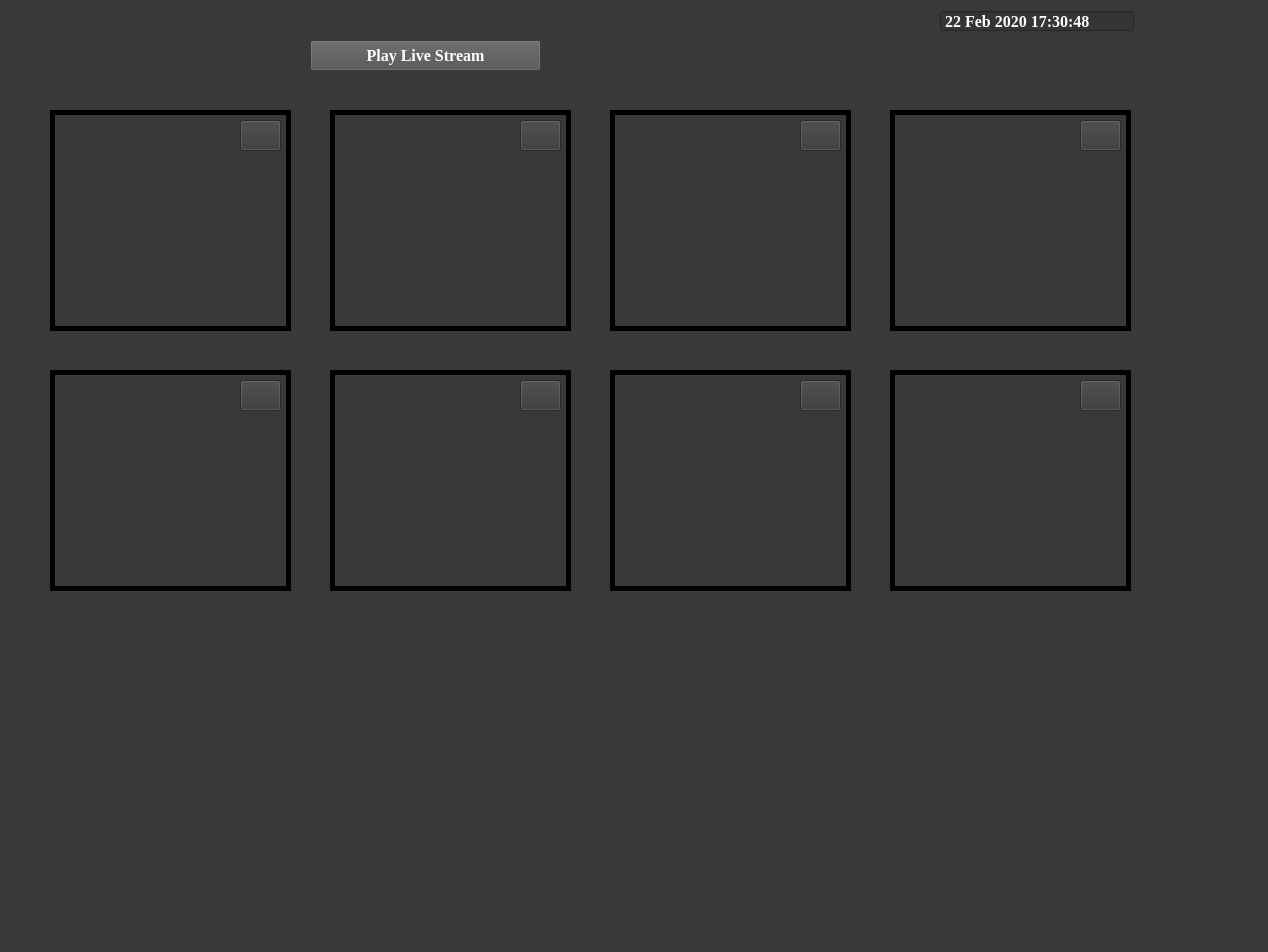
<?xml version="1.0" encoding="UTF-8"?>
<ui version="4.0">
 <class>MainWindow</class>
 <widget class="QMainWindow" name="MainWindow">
  <property name="geometry">
   <rect>
    <x>0</x>
    <y>0</y>
    <width>1268</width>
    <height>952</height>
   </rect>
  </property>
  <property name="windowTitle">
   <string>MainWindow</string>
  </property>
  <property name="autoFillBackground">
   <bool>false</bool>
  </property>
  <property name="styleSheet">
   <string notr="true">background-color: rgb(57, 57, 57);</string>
  </property>
  <widget class="QWidget" name="centralwidget">
   <widget class="QLabel" name="label">
    <property name="geometry">
     <rect>
      <x>50</x>
      <y>110</y>
      <width>241</width>
      <height>221</height>
     </rect>
    </property>
    <property name="styleSheet">
     <string notr="true">frame-color: rgb(255, 0, 0);</string>
    </property>
    <property name="frameShape">
     <enum>QFrame::Box</enum>
    </property>
    <property name="lineWidth">
     <number>5</number>
    </property>
    <property name="text">
     <string/>
    </property>
    <property name="pixmap">
     <pixmap>images (1).jpg</pixmap>
    </property>
    <property name="scaledContents">
     <bool>true</bool>
    </property>
   </widget>
   <widget class="QLabel" name="label_2">
    <property name="geometry">
     <rect>
      <x>330</x>
      <y>110</y>
      <width>241</width>
      <height>221</height>
     </rect>
    </property>
    <property name="frameShape">
     <enum>QFrame::Box</enum>
    </property>
    <property name="lineWidth">
     <number>5</number>
    </property>
    <property name="text">
     <string/>
    </property>
    <property name="pixmap">
     <pixmap>images (2).jpg</pixmap>
    </property>
    <property name="scaledContents">
     <bool>true</bool>
    </property>
   </widget>
   <widget class="QLabel" name="label_3">
    <property name="geometry">
     <rect>
      <x>610</x>
      <y>110</y>
      <width>241</width>
      <height>221</height>
     </rect>
    </property>
    <property name="frameShape">
     <enum>QFrame::Box</enum>
    </property>
    <property name="lineWidth">
     <number>5</number>
    </property>
    <property name="text">
     <string/>
    </property>
    <property name="pixmap">
     <pixmap>mon2.jpg</pixmap>
    </property>
    <property name="scaledContents">
     <bool>true</bool>
    </property>
   </widget>
   <widget class="QLabel" name="label_5">
    <property name="geometry">
     <rect>
      <x>330</x>
      <y>370</y>
      <width>241</width>
      <height>221</height>
     </rect>
    </property>
    <property name="frameShape">
     <enum>QFrame::Box</enum>
    </property>
    <property name="lineWidth">
     <number>5</number>
    </property>
    <property name="text">
     <string/>
    </property>
    <property name="pixmap">
     <pixmap>mon4.jpg</pixmap>
    </property>
    <property name="scaledContents">
     <bool>true</bool>
    </property>
   </widget>
   <widget class="QLabel" name="label_6">
    <property name="geometry">
     <rect>
      <x>610</x>
      <y>370</y>
      <width>241</width>
      <height>221</height>
     </rect>
    </property>
    <property name="frameShape">
     <enum>QFrame::Box</enum>
    </property>
    <property name="lineWidth">
     <number>5</number>
    </property>
    <property name="text">
     <string/>
    </property>
    <property name="pixmap">
     <pixmap>mon5.jpg</pixmap>
    </property>
    <property name="scaledContents">
     <bool>true</bool>
    </property>
   </widget>
   <widget class="QLabel" name="label_8">
    <property name="geometry">
     <rect>
      <x>50</x>
      <y>370</y>
      <width>241</width>
      <height>221</height>
     </rect>
    </property>
    <property name="frameShape">
     <enum>QFrame::Box</enum>
    </property>
    <property name="lineWidth">
     <number>5</number>
    </property>
    <property name="text">
     <string/>
    </property>
    <property name="pixmap">
     <pixmap>mon7.jpg</pixmap>
    </property>
    <property name="scaledContents">
     <bool>true</bool>
    </property>
   </widget>
   <widget class="QPushButton" name="pushButton">
    <property name="geometry">
     <rect>
      <x>310</x>
      <y>40</y>
      <width>231</width>
      <height>31</height>
     </rect>
    </property>
    <property name="font">
     <font>
      <family>Times New Roman</family>
      <pointsize>12</pointsize>
      <weight>75</weight>
      <bold>true</bold>
     </font>
    </property>
    <property name="styleSheet">
     <string notr="true">color: rgb(255, 255, 255);
background-color: rgb(81, 81, 81);</string>
    </property>
    <property name="text">
     <string>Play Live Stream</string>
    </property>
   </widget>
   <widget class="QDateTimeEdit" name="dateTimeEdit">
    <property name="enabled">
     <bool>false</bool>
    </property>
    <property name="geometry">
     <rect>
      <x>940</x>
      <y>10</y>
      <width>194</width>
      <height>22</height>
     </rect>
    </property>
    <property name="font">
     <font>
      <family>Times New Roman</family>
      <pointsize>12</pointsize>
      <weight>75</weight>
      <bold>true</bold>
     </font>
    </property>
    <property name="styleSheet">
     <string notr="true">background-color: rgb(53, 53, 53);
color: rgb(255, 255, 255);</string>
    </property>
    <property name="buttonSymbols">
     <enum>QAbstractSpinBox::NoButtons</enum>
    </property>
    <property name="dateTime">
     <datetime>
      <hour>17</hour>
      <minute>30</minute>
      <second>48</second>
      <year>2020</year>
      <month>2</month>
      <day>22</day>
     </datetime>
    </property>
   </widget>
   <widget class="QToolButton" name="toolButton">
    <property name="geometry">
     <rect>
      <x>240</x>
      <y>120</y>
      <width>41</width>
      <height>31</height>
     </rect>
    </property>
    <property name="text">
     <string/>
    </property>
    <property name="icon">
     <iconset>
      <normaloff>change.png</normaloff>change.png</iconset>
    </property>
    <property name="iconSize">
     <size>
      <width>55</width>
      <height>55</height>
     </size>
    </property>
   </widget>
   <widget class="QToolButton" name="toolButton_2">
    <property name="geometry">
     <rect>
      <x>520</x>
      <y>120</y>
      <width>41</width>
      <height>31</height>
     </rect>
    </property>
    <property name="text">
     <string/>
    </property>
    <property name="icon">
     <iconset>
      <normaloff>change.png</normaloff>change.png</iconset>
    </property>
    <property name="iconSize">
     <size>
      <width>55</width>
      <height>55</height>
     </size>
    </property>
   </widget>
   <widget class="QToolButton" name="toolButton_3">
    <property name="geometry">
     <rect>
      <x>800</x>
      <y>120</y>
      <width>41</width>
      <height>31</height>
     </rect>
    </property>
    <property name="text">
     <string/>
    </property>
    <property name="icon">
     <iconset>
      <normaloff>change.png</normaloff>change.png</iconset>
    </property>
    <property name="iconSize">
     <size>
      <width>55</width>
      <height>55</height>
     </size>
    </property>
   </widget>
   <widget class="QToolButton" name="toolButton_4">
    <property name="geometry">
     <rect>
      <x>240</x>
      <y>380</y>
      <width>41</width>
      <height>31</height>
     </rect>
    </property>
    <property name="text">
     <string/>
    </property>
    <property name="icon">
     <iconset>
      <normaloff>change.png</normaloff>change.png</iconset>
    </property>
    <property name="iconSize">
     <size>
      <width>55</width>
      <height>55</height>
     </size>
    </property>
   </widget>
   <widget class="QToolButton" name="toolButton_5">
    <property name="geometry">
     <rect>
      <x>520</x>
      <y>380</y>
      <width>41</width>
      <height>31</height>
     </rect>
    </property>
    <property name="text">
     <string/>
    </property>
    <property name="icon">
     <iconset>
      <normaloff>change.png</normaloff>change.png</iconset>
    </property>
    <property name="iconSize">
     <size>
      <width>55</width>
      <height>55</height>
     </size>
    </property>
   </widget>
   <widget class="QToolButton" name="toolButton_6">
    <property name="geometry">
     <rect>
      <x>800</x>
      <y>380</y>
      <width>41</width>
      <height>31</height>
     </rect>
    </property>
    <property name="text">
     <string/>
    </property>
    <property name="icon">
     <iconset>
      <normaloff>change.png</normaloff>change.png</iconset>
    </property>
    <property name="iconSize">
     <size>
      <width>55</width>
      <height>55</height>
     </size>
    </property>
   </widget>
   <widget class="QToolButton" name="toolButton_8">
    <property name="geometry">
     <rect>
      <x>1080</x>
      <y>380</y>
      <width>41</width>
      <height>31</height>
     </rect>
    </property>
    <property name="text">
     <string/>
    </property>
    <property name="icon">
     <iconset>
      <normaloff>change.png</normaloff>change.png</iconset>
    </property>
    <property name="iconSize">
     <size>
      <width>55</width>
      <height>55</height>
     </size>
    </property>
   </widget>
   <widget class="QToolButton" name="toolButton_7">
    <property name="geometry">
     <rect>
      <x>1080</x>
      <y>120</y>
      <width>41</width>
      <height>31</height>
     </rect>
    </property>
    <property name="text">
     <string/>
    </property>
    <property name="icon">
     <iconset>
      <normaloff>change.png</normaloff>change.png</iconset>
    </property>
    <property name="iconSize">
     <size>
      <width>55</width>
      <height>55</height>
     </size>
    </property>
   </widget>
   <widget class="QLabel" name="label_7">
    <property name="geometry">
     <rect>
      <x>890</x>
      <y>110</y>
      <width>241</width>
      <height>221</height>
     </rect>
    </property>
    <property name="frameShape">
     <enum>QFrame::Box</enum>
    </property>
    <property name="lineWidth">
     <number>5</number>
    </property>
    <property name="text">
     <string/>
    </property>
    <property name="pixmap">
     <pixmap>mon6.jpg</pixmap>
    </property>
    <property name="scaledContents">
     <bool>true</bool>
    </property>
   </widget>
   <widget class="QToolButton" name="toolButton_10">
    <property name="geometry">
     <rect>
      <x>1080</x>
      <y>380</y>
      <width>41</width>
      <height>31</height>
     </rect>
    </property>
    <property name="text">
     <string/>
    </property>
    <property name="icon">
     <iconset>
      <normaloff>change.png</normaloff>change.png</iconset>
    </property>
    <property name="iconSize">
     <size>
      <width>55</width>
      <height>55</height>
     </size>
    </property>
   </widget>
   <widget class="QLabel" name="label_10">
    <property name="geometry">
     <rect>
      <x>890</x>
      <y>370</y>
      <width>241</width>
      <height>221</height>
     </rect>
    </property>
    <property name="frameShape">
     <enum>QFrame::Box</enum>
    </property>
    <property name="lineWidth">
     <number>5</number>
    </property>
    <property name="text">
     <string/>
    </property>
    <property name="pixmap">
     <pixmap>mon8.jpg</pixmap>
    </property>
    <property name="scaledContents">
     <bool>true</bool>
    </property>
   </widget>
   <zorder>label</zorder>
   <zorder>label_2</zorder>
   <zorder>label_3</zorder>
   <zorder>label_5</zorder>
   <zorder>label_6</zorder>
   <zorder>label_8</zorder>
   <zorder>pushButton</zorder>
   <zorder>dateTimeEdit</zorder>
   <zorder>toolButton</zorder>
   <zorder>toolButton_2</zorder>
   <zorder>toolButton_3</zorder>
   <zorder>toolButton_4</zorder>
   <zorder>toolButton_5</zorder>
   <zorder>toolButton_6</zorder>
   <zorder>label_7</zorder>
   <zorder>toolButton_10</zorder>
   <zorder>label_10</zorder>
   <zorder>toolButton_8</zorder>
   <zorder>toolButton_7</zorder>
  </widget>
  <widget class="QStatusBar" name="statusbar"/>
 </widget>
 <resources/>
 <connections/>
</ui>
